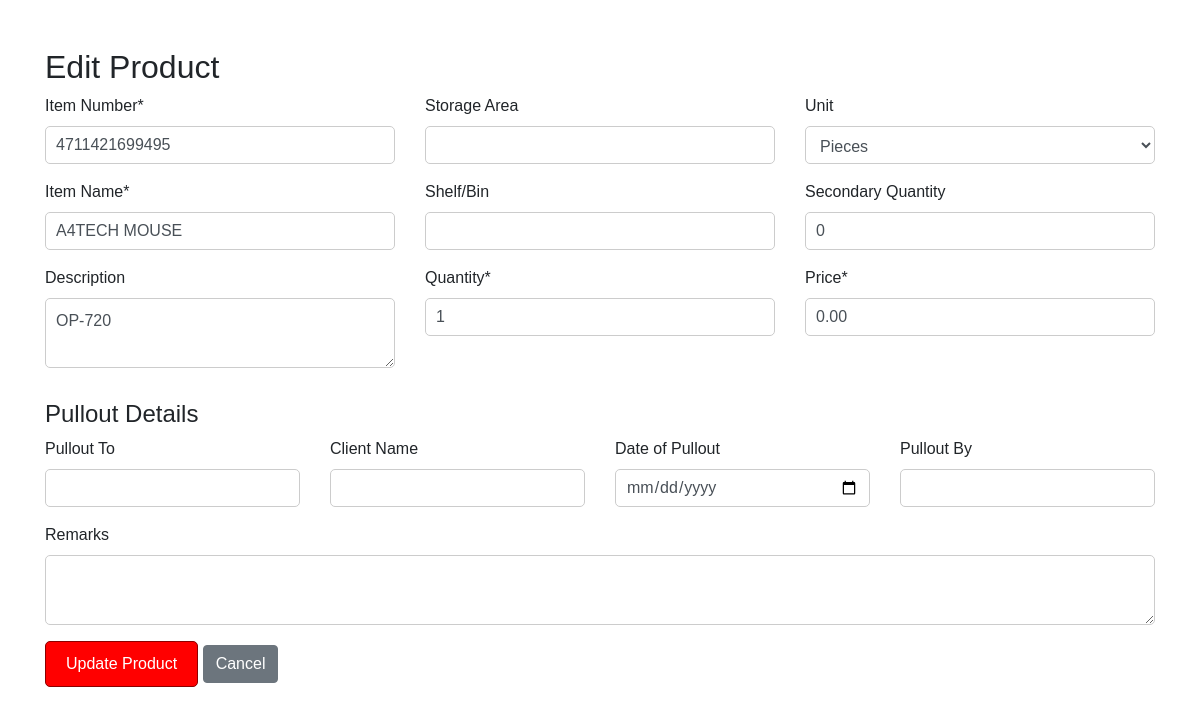
Page /edit_product.php?id=130 (signed in) on the committed database.
### tables this page shows
CREATE TABLE `products` (
  `id` int(11) NOT NULL,
  `item_no` varchar(50) NOT NULL,
  `item_name` varchar(255) NOT NULL,
  `description` text DEFAULT NULL,
  `area` varchar(50) DEFAULT NULL,
  `shelf_bin` varchar(50) DEFAULT NULL,
  `quantity` int(11) NOT NULL,
  `unit` varchar(20) DEFAULT NULL,
  `remarks` text DEFAULT NULL,
  `quantity2` int(11) DEFAULT NULL,
  `pullout_to` varchar(255) DEFAULT NULL,
  `client_name` varchar(255) DEFAULT NULL,
  `date_pullout` date DEFAULT NULL,
  `pullout_by` varchar(255) DEFAULT NULL,
  `remaining_qty` int(11) DEFAULT NULL,
  `price` decimal(10,2) NOT NULL,
  `created_at` timestamp NOT NULL DEFAULT current_timestamp(),
  `updated_at` timestamp NOT NULL DEFAULT current_timestamp() ON UPDATE current_timestamp()
);

### edit_product.php (the view, shortened to what this page needs)
<?php
include 'db.php';
try {
    $stmt = $pdo->prepare("SELECT * FROM products WHERE id = ?");
    $stmt->execute([$_GET['id']]);
    $product = $stmt->fetch(PDO::FETCH_ASSOC);
} catch (PDOException $e) {
    die("Error fetching product: " . $e->getMessage());
}
?>
<!DOCTYPE html>
<html lang="en">
<head>
    <link rel="stylesheet" href="https://stackpath.bootstrapcdn.com/bootstrap/4.5.2/css/bootstrap.min.css">
    <link rel="stylesheet" href="https://stackpath.bootstrapcdn.com/bootstrap/4.5.2/css/bootstrap.min.css">
    <link rel="stylesheet" href="edit_product.css">
</head>
<body>
    <div class="container mt-5">
        <h2>Edit Product</h2>
        <form method="POST">
            <div class="row">
                <div class="col-md-4 col-sm-12">
                    <div class="form-group">
                        <label>Item Number*</label>
                        <input type="text" name="item_no" class="form-control"
                               value="<?= htmlspecialchars($product['item_no']) ?>" required>
                    </div>
                    <div class="form-group">
                        <label>Item Name*</label>
                        <input type="text" name="item_name" class="form-control"
                               value="<?= htmlspecialchars($product['item_name']) ?>" required>
                    </div>
                    <div class="form-group">
                        <label>Description</label>
                        <textarea name="description" class="form-control"><?= htmlspecialchars($product['description']) ?></textarea>
                    </div>
                </div>
                <div class="col-md-4 col-sm-12">
                    <div class="form-group">
                        <label>Storage Area</label>
                        <input type="text" name="area" class="form-control"
                               value="<?= htmlspecialchars($product['area']) ?>">
                    </div>
                    <div class="form-group">
                        <label>Shelf/Bin</label>
                        <input type="text" name="shelf_bin" class="form-control"
                               value="<?= htmlspecialchars($product['shelf_bin']) ?>">
                    </div>
                    <div class="form-group">
                        <label>Quantity*</label>
                        <input type="number" name="quantity" class="form-control"
                               value="<?= htmlspecialchars($product['quantity']) ?>" required>
                    </div>
                </div>
                <div class="col-md-4 col-sm-12">
                    <div class="form-group">
                        <label>Unit</label>
                        <select name="unit" class="form-control">
                            <option <?= $product['unit'] == 'Pieces' ? 'selected' : '' ?>>Pieces</option>
                        </select>
                    </div>
                    <div class="form-group">
                        <label>Secondary Quantity</label>
                        <input type="number" name="quantity2" class="form-control"
                               value="<?= htmlspecialchars($product['quantity2']) ?>">
                    </div>
                    <div class="form-group">
                        <label>Price*</label>
                        <input type="number" step="0.01" name="price" class="form-control"
                               value="<?= htmlspecialchars($product['price']) ?>" required>
                    </div>
                </div>
            </div>
            <div class="row mt-3">
                <div class="col-md-12">
                    <h4>Pullout Details</h4>
                    <div class="row">
                        <div class="col-md-3 col-sm-12">
                            <div class="form-group">
                                <label>Pullout To</label>
                                <input type="text" name="pullout_to" class="form-control"
                                       value="<?= htmlspecialchars($product['pullout_to']) ?>">
                            </div>
                        </div>
                        <div class="col-md-3 col-sm-12">
                            <div class="form-group">
                                <label>Client Name</label>
                                <input type="text" name="client_name" class="form-control"
                                       value="<?= htmlspecialchars($product['client_name']) ?>">
                            </div>
                        </div>
                        <div class="col-md-3 col-sm-12">
                            <div class="form-group">
                                <label>Date of Pullout</label>
                                <input type="date" name="date_pullout" class="form-control"
                                       value="<?= htmlspecialchars($product['date_pullout']) ?>">
                            </div>
                        </div>
                        <div class="col-md-3 col-sm-12">
                            <div class="form-group">
                                <label>Pullout By</label>
                                <input type="text" name="pullout_by" class="form-control"
                                       value="<?= htmlspecialchars($product['pullout_by']) ?>">
                            </div>
                        </div>
                    </div>
                </div>
            </div>
            <div class="form-group">
                <label>Remarks</label>
                <textarea name="remarks" class="form-control"><?= htmlspecialchars($product['remarks']) ?></textarea>
            </div>
            <button type="submit" class="btn btn-primary">Update Product</button>
            <a href="view_products.php" class="btn btn-secondary">Cancel</a>
        </form>
    </div>
</body>
</html>

### edit_product.css (style rules this page uses)
body { font-family: Arial, sans-serif; }
button.btn { border-radius: 5px; padding: 10px 20px; font-size: 16px; }
button.btn-primary { background-color: red; border: 1px solid darkred; color: white; }
input.form-control, textarea.form-control, select.form-control { border-radius: 5px; padding: 10px; margin-bottom: 15px; border: 1px solid #ccc; font-size: 16px; }

### rows in the picture
products: item_no "4711421699495", item_name "A4TECH MOUSE", description "OP-720", quantity "1", unit "Pieces", quantity2 "0", price "0.00"
